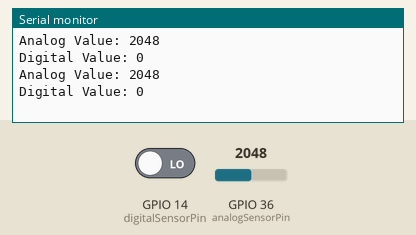
The sketch below on a simulated ESP32. On the bench: the last lines printed to the serial monitor. The inputs (shaded band) are chosen by the test bench; at power-on: GPIO 36 (analogSensorPin) = 2048, GPIO 14 (digitalSensorPin) LOW.

Above: at 1.8 s.
1.9 s: GPIO 36 (analogSensorPin) set to 2866
At 2.7 s:
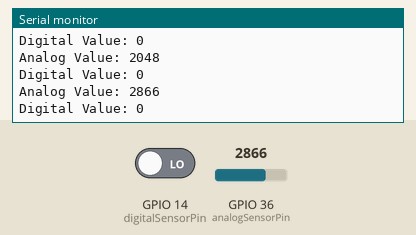
3.4 s: GPIO 14 (digitalSensorPin) driven HIGH
At 4.7 s:
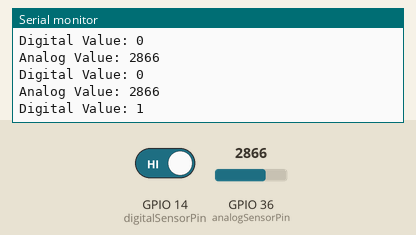
4.9 s: GPIO 36 (analogSensorPin) set to 3603
At 5.8 s:
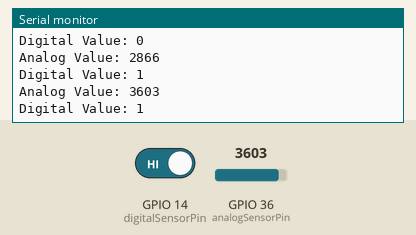
Timing chart, 0 to 7.9 s (numbered marks = the images above; inputs shaded):
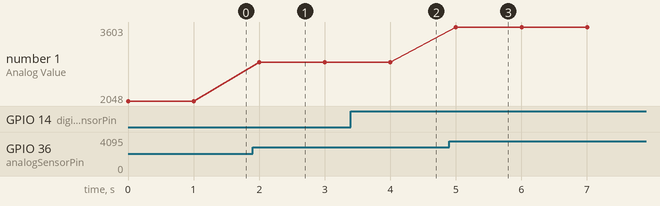

The sketch:

MQ-135.ino
```cpp
int analogSensorPin = A0;  // Analog input pin for the sensor
int digitalSensorPin = 14;  // Digital input pin for the sensor

int sensorValue;
int digitalValue;

void setup()
{
  Serial.begin(115200); // sets the serial port to 115200 for ESP32
  pinMode(digitalSensorPin, INPUT);  // use GPIO 14 as INPUT
}

void loop()
{
  sensorValue = analogRead(analogSensorPin); // read analog input pin A0
  digitalValue = digitalRead(digitalSensorPin); // read digital input on GPIO 14

  if (sensorValue > 400)
  {
    digitalWrite(digitalSensorPin, HIGH); // set GPIO 14 HIGH
  }
  else
  {
    digitalWrite(digitalSensorPin, LOW); // set GPIO 14 LOW
  }

  Serial.print("Analog Value: ");
  Serial.println(sensorValue, DEC); // prints the analog value read
  Serial.print("Digital Value: ");
  Serial.println(digitalValue, DEC); // prints the digital value read

  delay(1000); // wait 1000ms for the next reading
}
```

Measured:
- after the input at 1.9 s, the serial monitor: prints a new line after 0.10 s (image 1)
- after the input at 3.4 s, the serial monitor: prints a new line after 0.60 s (image 2)
- after the input at 4.9 s, the serial monitor: prints a new line after 0.10 s (image 3)
- plotted number 1: 2048 → 2866 after the input at 1.9 s, 2866 → 3603 after the input at 4.9 s
